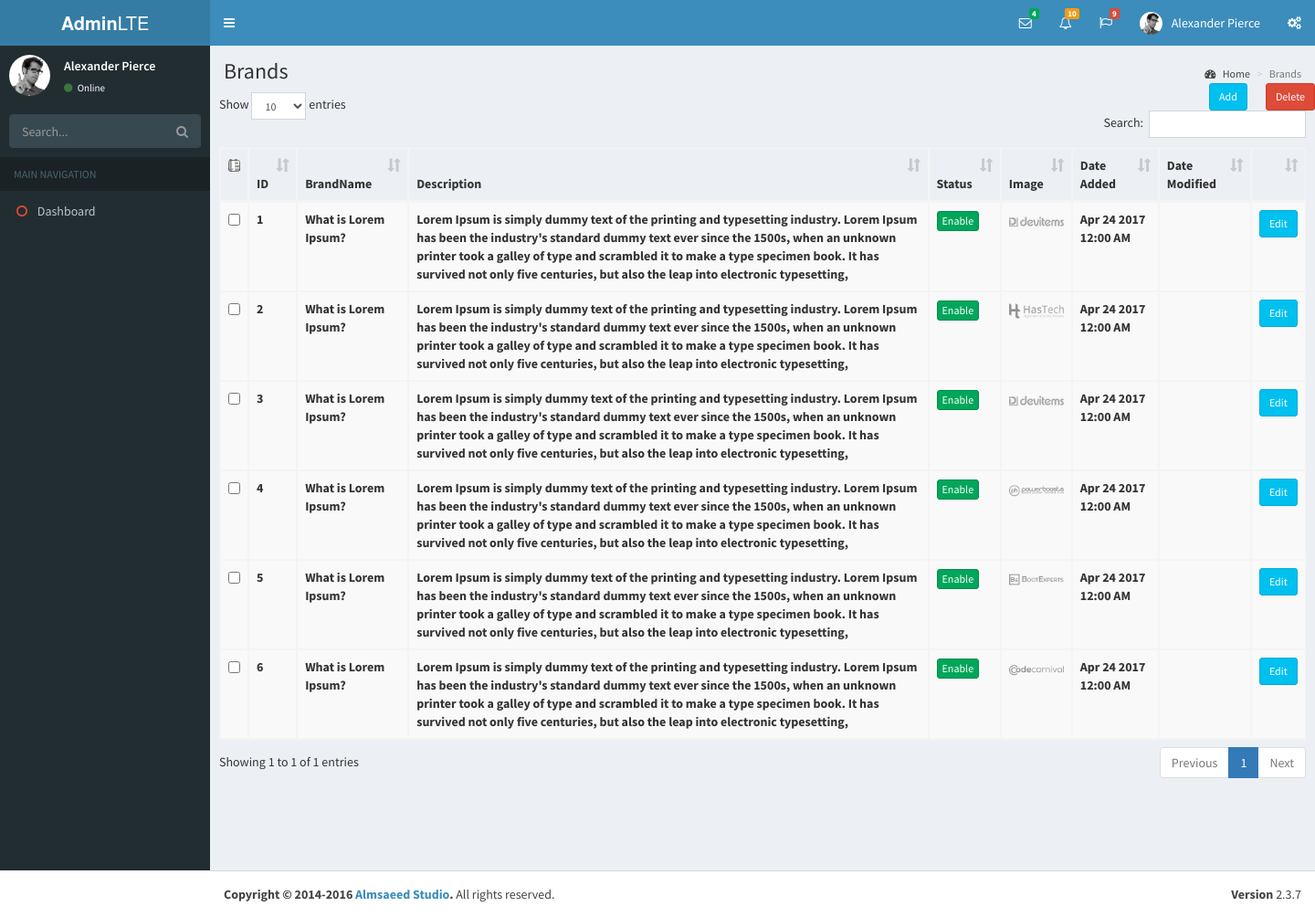
The page /admin/Brand.php on the database its author committed.
### tables this page shows
CREATE TABLE `brands` (
  `ID` int(11) NOT NULL,
  `Image` text NOT NULL,
  `Status` int(1) NOT NULL,
  `DateAdded` datetime NOT NULL,
  `DateModified` datetime NOT NULL,
  `BrandName` text NOT NULL,
  `Description` text NOT NULL
);

### www/admin/Common.php (called while the page is built, shortened)
<?php
	$self =  $_SERVER['PHP_SELF'];
?>

### www/admin/Brand.php (the view, shortened to what this page needs)
<?php
include("Common.php");
$sql = "SELECT ID,Status,BrandName,Description,Image,DATE_FORMAT(DateAdded,'%b %d %Y %h:%i %p') as Added ,DATE_FORMAT(DateModified,'%b %d %Y %h:%i %p') as Updated FROM brands where ID<>0";
$res = mysql_query($sql) or die(mysql_error());
?>
<!DOCTYPE html>
<html>
<head>
  <link rel="stylesheet" href="bootstrap/css/bootstrap.min.css">
  <link rel="stylesheet" href="https://cdnjs.cloudflare.com/ajax/libs/font-awesome/4.5.0/css/font-awesome.min.css">
  <link rel="stylesheet" href="https://cdnjs.cloudflare.com/ajax/libs/ionicons/2.0.1/css/ionicons.min.css">
  <link rel="stylesheet" href="plugins/datatables/dataTables.bootstrap.css">
  <link rel="stylesheet" href="dist/css/AdminLTE.min.css">
  <link rel="stylesheet" href="dist/css/skins/_all-skins.min.css">
</head>
<body class="hold-transition skin-blue sidebar-mini">
<div class="wrapper">
  <?php include('Header.php'); ?>
  <?php include('Sidebar.php'); ?>
  <div class="content-wrapper">
    <section class="content-header">
      <h1>
	Brands
      </h1>
      <ol class="breadcrumb">
        <li><a href="Dashboard.php"><i class="fa fa-dashboard"></i> Home</a></li>
        <li class="active">Brands</li>
      </ol>
    </section>
    <button style="float:right" id="btndel" type="button" class="btn btn-danger btn-sm">Delete</button>
    <button type="button" style="float:right; margin-right:20px;" onClick="location.href='AddNewBrand.php'" class="btn-info btn btn-sm">Add</button>
            <div class="box-body">
            <form action="<?php echo $self; ?>" id="formdel" method="post">
              <table id="example1" class="table table-bordered table-striped">
                <thead>
                <tr>
                <td><input type="checkbox" class="checkUncheckAll" /></td>
                  <th>ID</th>
                  <th>BrandName</th>
                  <th>Description</th>
                  <th>Status</th>
                  <th>Image</th>
                  <th>Date Added</th>
                  <th>Date Modified</th>
                  <th></th>
                </tr>
                </thead>
                <?php
					while($row=mysql_fetch_array($res))
				{
				?>
                <tbody>
                <tr>
                  <th><input type="checkbox" name="ids[]" class="chkIds" value="<?php echo $row['ID']; ?>" /></th>
                  <th><?php echo $row['ID']; ?></th>
                  <th><?php echo $row['BrandName']; ?></th>
                  <th><?php echo $row['Description']; ?></th>
                  <th><?php echo $row['Status'] == 1 ?'<button type="button" class="btn btn-success btn-xs">Enable</button>':'<button type="button" class="btn btn-warning btn-xs">Disable</button>'?></th>
                  <th><img style="width:60px;" src="<?php echo DIR_UPLOADING_BRAND.$row['Image'];?>"/></th>
                  <th><?php echo $row['Added']; ?></th>
                  <th><?php echo $row['Updated']; ?></th>
                  <td><button onclick="location.href='EditBrands.php?ProductID=<?php echo $row['ID'];?>'" type="button" class="btn btn-info btn-sm">Edit</button></td>
                </tr>
                 <?php
				}
				?>
                </tbody>
              </table>
			                </form>
            </div>
          </div>
</div>
  <?php include('Footer.php'); ?>
</body>
</html>

### rows shown on the page
brands: ID "1", BrandName "What is Lorem Ipsum?", Description "Lorem Ipsum is simply dummy text of the printing and typesetting industry. Lorem Ipsum has been the industry's standard dummy text ever since the 1500s, when an unknown printer took a galley of type and scrambled it to make a type specimen book. It has survived not only five centuries, but also the leap into electronic typesetting,", Status "Enable", Image (picture), Added "Apr 24 2017 12:00 AM"
brands: ID "2", BrandName "What is Lorem Ipsum?", Description "Lorem Ipsum is simply dummy text of the printing and typesetting industry. Lorem Ipsum has been the industry's standard dummy text ever since the 1500s, when an unknown printer took a galley of type and scrambled it to make a type specimen book. It has survived not only five centuries, but also the leap into electronic typesetting,", Status "Enable", Image (picture), Added "Apr 24 2017 12:00 AM"
brands: ID "3", BrandName "What is Lorem Ipsum?", Description "Lorem Ipsum is simply dummy text of the printing and typesetting industry. Lorem Ipsum has been the industry's standard dummy text ever since the 1500s, when an unknown printer took a galley of type and scrambled it to make a type specimen book. It has survived not only five centuries, but also the leap into electronic typesetting,", Status "Enable", Image (picture), Added "Apr 24 2017 12:00 AM"
brands: ID "4", BrandName "What is Lorem Ipsum?", Description "Lorem Ipsum is simply dummy text of the printing and typesetting industry. Lorem Ipsum has been the industry's standard dummy text ever since the 1500s, when an unknown printer took a galley of type and scrambled it to make a type specimen book. It has survived not only five centuries, but also the leap into electronic typesetting,", Status "Enable", Image (picture), Added "Apr 24 2017 12:00 AM"
brands: ID "5", BrandName "What is Lorem Ipsum?", Description "Lorem Ipsum is simply dummy text of the printing and typesetting industry. Lorem Ipsum has been the industry's standard dummy text ever since the 1500s, when an unknown printer took a galley of type and scrambled it to make a type specimen book. It has survived not only five centuries, but also the leap into electronic typesetting,", Status "Enable", Image (picture), Added "Apr 24 2017 12:00 AM"
brands: ID "6", BrandName "What is Lorem Ipsum?", Description "Lorem Ipsum is simply dummy text of the printing and typesetting industry. Lorem Ipsum has been the industry's standard dummy text ever since the 1500s, when an unknown printer took a galley of type and scrambled it to make a type specimen book. It has survived not only five centuries, but also the leap into electronic typesetting,", Status "Enable", Image (picture), Added "Apr 24 2017 12:00 AM"
